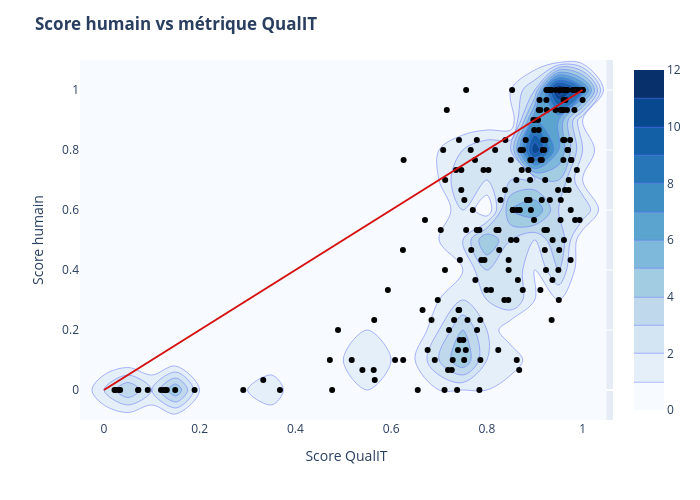

Notebook code cell kept with this figure:
### Markdown cell above
Attention : Les extractions échouées ne sont pas sur la plupart des graphiques car elles n'ont pas de valeur dans "Hallucinations" ou "Idées_non_ind".

### Code cell
# Heatmap de densité en arrière-plan
fig = px.density_contour(
    df, x="C", y="score_humain",
    nbinsx=20, nbinsy=20
)
fig.update_traces(contours_coloring="fill", contours_showlabels = False, colorscale="Blues")
# Scatter plot
fig.add_scatter(
    x=df["C"], y=df["score_humain"],
    mode="markers",
    marker=dict(color="#000000"),
    hovertemplate="Score QualIT = %{x}<br>Score humain = %{y}<extra></extra>"
)
fig.add_shape(
    type="line", x0=0, x1=1, y0=0, y1=1,
    xref="x", yref="y",
    line=dict(color="#d41010")
)
fig.update_layout(
    title="<b>Score humain vs métrique QualIT</b>",
    xaxis_title="Score QualIT", yaxis_title="Score humain",
    width=700, height=500,
    coloraxis_showscale=False
)
fig.show()

### Figure 1 — Plotly figure (JSON) as saved in the notebook; plotly's stock layout.template omitted (floating-point values rounded to 4 significant figures; data arrays with more than 128 entries replaced by an {"elided": "..."} marker saying what was removed)
{"data": [{"colorscale": [[0, "rgb(247,251,255)"], [0.125, "rgb(222,235,247)"], [0.25, "rgb(198,219,239)"], [0.375, "rgb(158,202,225)"], [0.5, "rgb(107,174,214)"], [0.625, "rgb(66,146,198)"], [0.75, "rgb(33,113,181)"], [0.875, "rgb(8,81,156)"], [1, "rgb(8,48,107)"]], "contours": {"coloring": "fill", "showlabels": false}, "hovertemplate": "C=%{x}<br>score_humain=%{y}<br>count=%{z}<extra></extra>", "legendgroup": "", "line": {"color": "#636efa"}, "name": "", "nbinsx": 20, "nbinsy": 20, "showlegend": false, "type": "histogram2dcontour", "x": {"elided": "200 float values"}, "xaxis": "x", "xbingroup": "x", "y": {"elided": "200 float values"}, "yaxis": "y", "ybingroup": "y"}, {"hovertemplate": "Score QualIT = %{x}<br>Score humain = %{y}<extra></extra>", "marker": {"color": "#000000"}, "mode": "markers", "type": "scatter", "x": {"elided": "200 float values"}, "y": {"elided": "200 float values"}}], "layout": {"coloraxis": {"showscale": false}, "height": 500, "legend": {"tracegroupgap": 0}, "margin": {"t": 60}, "shapes": [{"line": {"color": "#d41010"}, "type": "line", "x0": 0, "x1": 1, "xref": "x", "y0": 0, "y1": 1, "yref": "y"}], "title": {"text": "<b>Score humain vs métrique QualIT</b>"}, "width": 700, "xaxis": {"anchor": "y", "domain": [0, 1], "title": {"text": "Score QualIT"}}, "yaxis": {"anchor": "x", "domain": [0, 1], "title": {"text": "Score humain"}}}}
